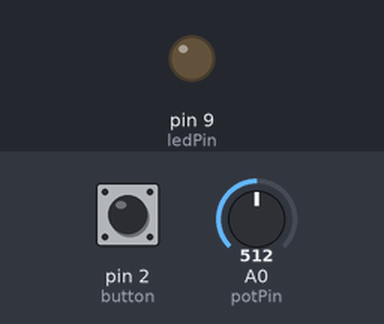
Recording of a sketch running on a simulated Arduino Uno, built with avr-gcc and run on an emulated ATmega328P. Parts: output pins drawn as LEDs (lit = HIGH). Inputs (shaded band) come from the test bench; at power-on: pin 2 (button) HIGH, A0 (potPin) = 512.

Above: at 1.2 s.
1.3 s: pin 2 (button) pulled LOW for 0.15 s
At 2.5 s:
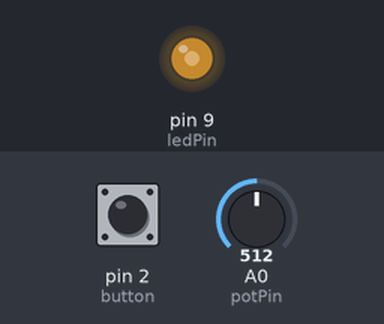
2.9 s: A0 (potPin) set to 716
At 4.1 s:
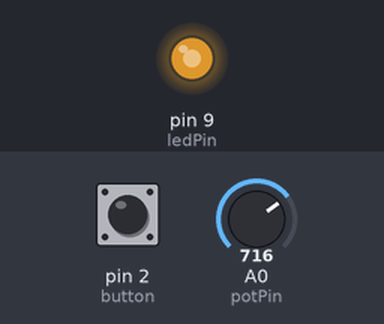
4.4 s: A0 (potPin) set to 900
At 5.3 s:
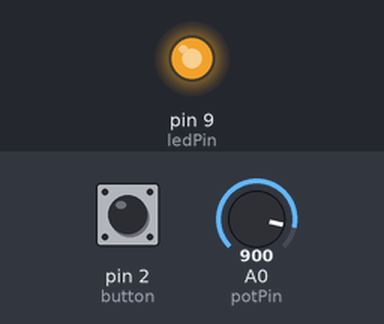
5.9 s: A0 (potPin) set to 122
At 6.5 s:
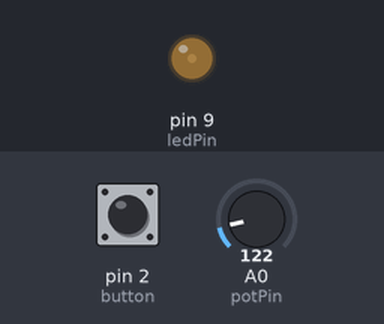
7.4 s: A0 (potPin) set to 511
At 8.6 s:
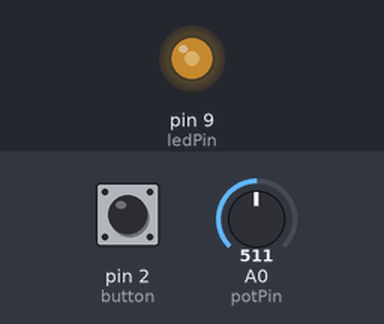
8.9 s: pin 2 (button) pulled LOW for 1 s
At 10.7 s:
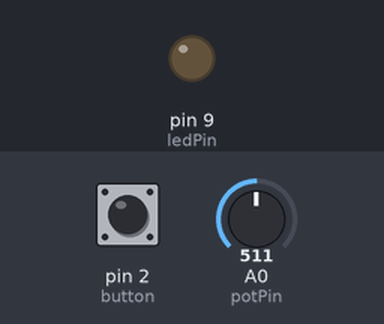
Timing chart, 0 to 12.2 s (numbered marks = the images above; inputs shaded):
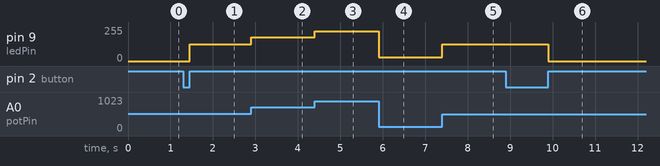

The sketch:

button_potentiometer_led.ino
```cpp
int potPin = A0;
int ledPin = 9;
int button = 2;

bool ledOn = false;

void setup() {
  pinMode(button, INPUT_PULLUP);
  pinMode(ledPin, OUTPUT);
}

void loop() {

  if (digitalRead(button) == LOW) {

    ledOn = !ledOn;

    delay(100);

    while (digitalRead(button) == LOW) {
    }
  }

  if (ledOn == true) {

    int value = analogRead(potPin);

    int brightness = map(value, 0, 1023, 0, 255);

    analogWrite(ledPin, brightness);

  } else {

    analogWrite(ledPin, 0);
  }
}
```

Measured:
- after the input at 1.3 s, pin 9 (ledPin): 0/255 → 127/255 after 0.15 s
- after the input at 2.9 s, pin 9 (ledPin): 127/255 → 178/255 at once
- after the input at 4.4 s, pin 9 (ledPin): 178/255 → 224/255 at once
- after the input at 5.9 s, pin 9 (ledPin): 224/255 → 30/255 at once
- after the input at 7.4 s, pin 9 (ledPin): 30/255 → 127/255 at once
- after the input at 8.9 s, pin 9 (ledPin): 127/255 → 0/255 after 1.0 s
